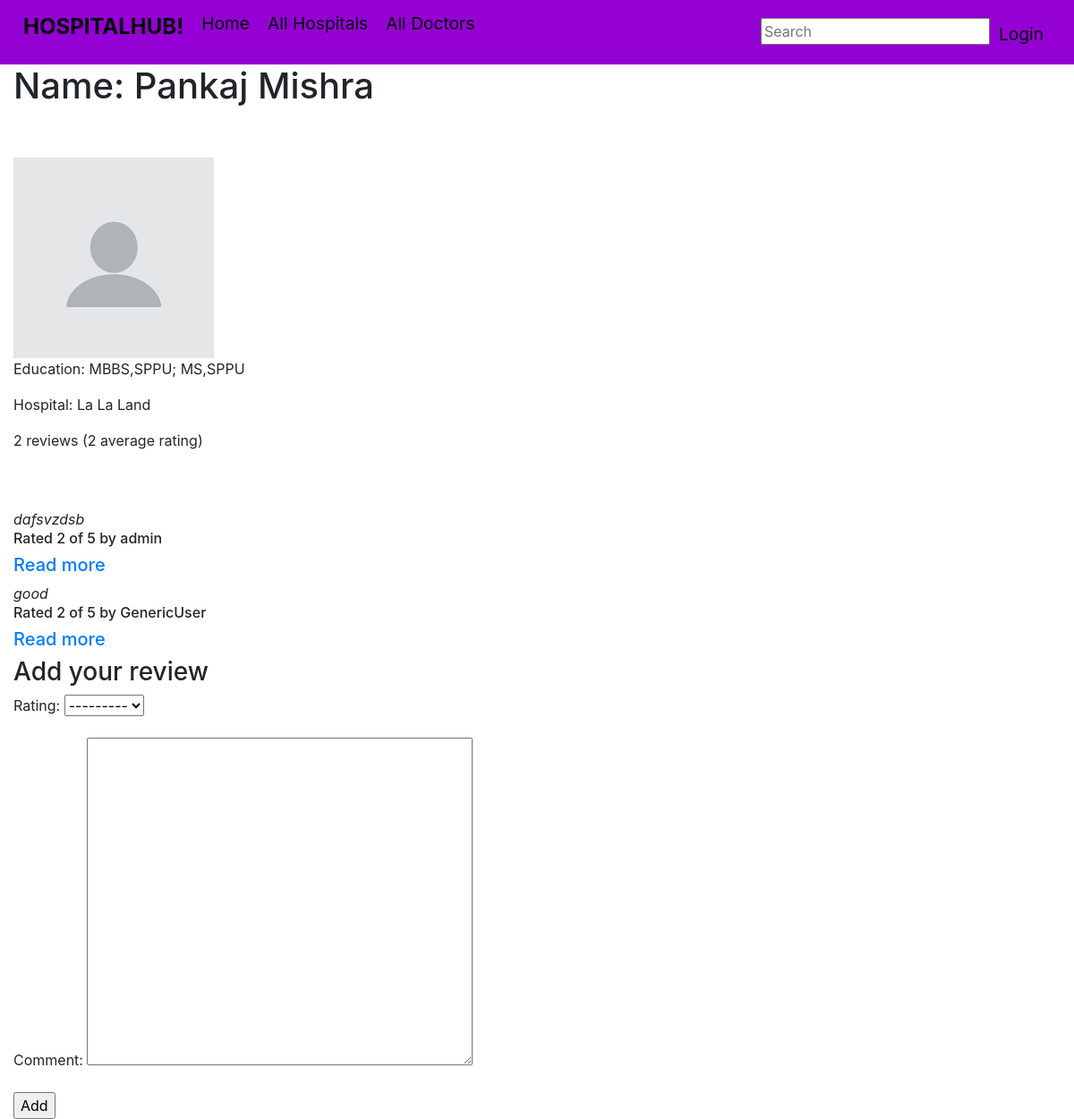
Page /myhub/doctors/1 on the committed database.
### myhub/models.py (models this page shows, shortened)
class doctor(models.Model):
    id = models.IntegerField(primary_key=True)  # Field name made lowercase.
    first_name = models.CharField(max_length=100, blank=True, null=True)  # Field name made lowercase.
    last_name = models.CharField(max_length=100, blank=True, null=True)  # Field name made lowercase.
    edu = models.ManyToManyField(doctoredu, help_text="Select an education")
    hospital = models.ManyToManyField('hospital', help_text="Select hospital(s):")
    profile= models.ImageField(upload_to = 'media',default ='default.jpg')
    def average_rating(self):
        all_ratings = map(lambda x: x.rating, self.review_set.all())
        return np.mean(list(all_ratings))
    class Meta:
        ordering = ['last_name', 'first_name']

class doctoredu(models.Model):
    degree = models.CharField(max_length=200, help_text='Enter degree')
    uni = models.CharField(max_length=200, help_text='Enter your Uni')
    def __str__(self):
        return self.degree + "," + self.uni

class hospital(models.Model):
    id = models.IntegerField(primary_key=True)  # Field name made lowercase.
    name = models.CharField(max_length=100, null=True)  # Field name made lowercase.
    desc = models.CharField(max_length=10000, help_text='Enter Hospital Description')
    building = models.CharField(max_length=25, blank=True, null=True)  # Field name made lowercase.
    street = models.CharField(max_length=25, blank=True, null=True)  # Field name made lowercase.
    pincode = models.IntegerField(unique=True, blank=True, null=True)  # Field name made lowercase.
    beds = models.IntegerField(blank=True, null=True)  # Field name made lowercase.
    hospambid = models.IntegerField(unique=True, blank=True, null=True)  # Field name made lowercase.
    def __str__(self):
        return self.name

class review(models.Model):
    RATING_CHOICES = (
        (1, '1'),
        (2, '2'),
        (3, '3'),
        (4, '4'),
        (5, '5'),
    )
    doctor = models.ForeignKey(doctor, on_delete=models.CASCADE,)
    pub_date = models.DateTimeField('date published')
    user_name = models.CharField(max_length=100)
    comment = models.CharField(max_length=200)
    rating = models.IntegerField(choices=RATING_CHOICES)
    def get_absolute_url(self):
        return reverse('reviews-detail', args=[str(self.id)])

### myhub/views.py (the view)
# urls.py: path('doctors/<int:doctor_id>', views.DoctorDetailView, name='doctors-detail'),
def DoctorDetailView(request, doctor_id):
    Doctor = get_object_or_404(doctor, pk=doctor_id)
    form = ReviewForm()
    return render(request, 'myhub/doctor_detail.html', {'doctor': Doctor, 'form': form})

### myhub/forms.py
class ReviewForm(ModelForm):
    class Meta:
        model = review
        fields = ['rating', 'comment']
        widgets = {
            'comment': Textarea(attrs={'cols': 40, 'rows': 15})
        }

### myhub/templates/myhub/doctor_detail.html (shortened to what this page needs)
{% extends "base_generic.html" %}
{% block content %}
  <h1>Name: {{ doctor.first_name }} {{ doctor.last_name }}</h1>
    <br><br>
{% ifequal doctor.profile None %}
    <img src="default" />
{% else %}
    <img src="{{ doctor.profile.url}}">
{% endifequal %}
  <p>Education:  {{ doctor.edu.all|join:"; " }}</p>
  <p>Hospital: {{ doctor.hospital.all|join:", "}}</p>
  <p>{{ doctor.review_set.count }} reviews ({{ doctor.average_rating | floatformat }} average rating)</p>
  <br>
  <br>
  {% if doctor.review_set.all %}
  <div>
    {% for review in doctor.review_set.all %}
    <div>
        <em>{{ review.comment }}</em>
        <h6>Rated {{ review.rating }} of 5 by {{ review.user_name }}</h6>
        <h5><a href="{{ review.get_absolute_url }}">
        Read more
        </a></h5>
    </div>
    {% endfor %}
</div>
{% else %}
<p>No reviews for this doctor yet</p>
{% endif %}
<h3>Add your review</h3>
<form action="{% url 'add_review' doctor.id %}"  method="post">
    {{ form.as_p }}
    <input type="submit" value="Add" />
</form>
{% endblock %}

### rows in the picture
doctor: first_name "Pankaj", last_name "Mishra", profile (placeholder picture), edu.all "MBBS,SPPU; MS,SPPU", hospital.all "La La Land", review_set.count "2", average_rating "2"
review: comment "dafsvzdsb", rating "2", user_name "admin"
review: comment "good", rating "2", user_name "GenericUser"
